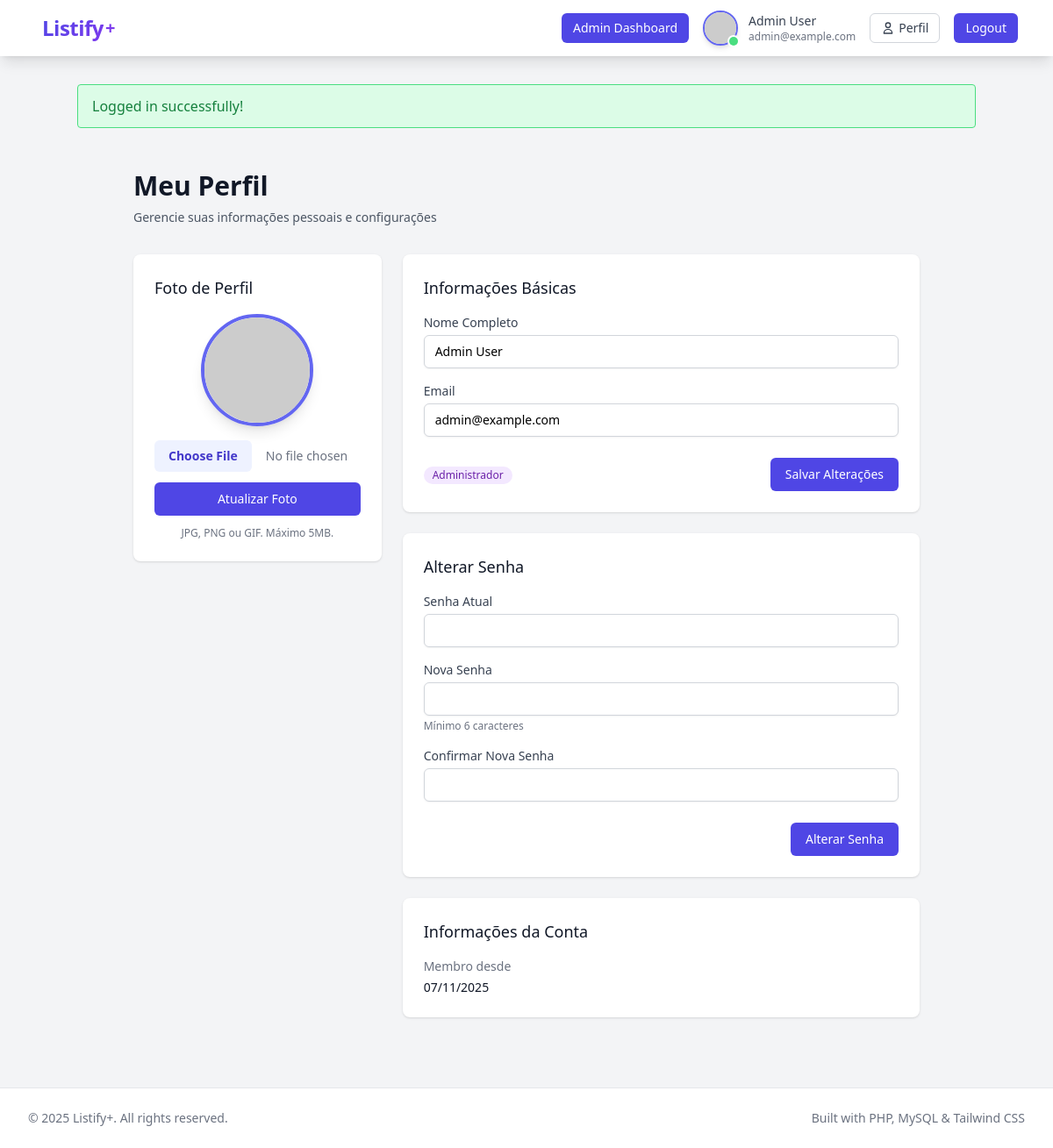
The app's page /profile.php (signed in) with its own data.
### tables this page shows
CREATE TABLE IF NOT EXISTS users (
    id INT AUTO_INCREMENT PRIMARY KEY,
    email VARCHAR(100) UNIQUE NOT NULL,
    password VARCHAR(255) NOT NULL,
    full_name VARCHAR(200) NOT NULL,
    profile_image VARCHAR(100) NULL,
    is_admin TINYINT(1) DEFAULT 0 NOT NULL,
    created_at TIMESTAMP DEFAULT CURRENT_TIMESTAMP,
    last_login TIMESTAMP NULL,
    INDEX idx_email (email),
    INDEX idx_is_admin (is_admin)
);

### config/config.php (called while the page is built, shortened)
<?php
function getFlash() {
    if (isset($_SESSION['flash'])) {
        $flash = $_SESSION['flash'];
        return $flash;
    }
    return null;
}
function isLoggedIn() {
    return isset($_SESSION['user_id']);
}
function isAdmin() {
    return isset($_SESSION['is_admin']) && $_SESSION['is_admin'] == 1;
}
function escape($string) {
    return htmlspecialchars($string, ENT_QUOTES, 'UTF-8');
}
function getGravatarUrl($email, $size = 200) {
    $hash = md5(strtolower(trim($email)));
    return "https://www.gravatar.com/avatar/{$hash}?d=mp&s={$size}";
}
function getUserAvatar($profile_image, $email) {
    return getGravatarUrl($email);
}

### models/User.php (called while the page is built, shortened)
<?php
class User {
    private $conn;
    private $table_name = "users";
    public function __construct($db) {
        $this->conn = $db;
    }
    public function getById($id) {
        $query = "SELECT id, email, full_name, profile_image, is_admin, created_at, last_login
                  FROM " . $this->table_name . "
                  WHERE id = :id
                  LIMIT 1";
        $stmt = $this->conn->prepare($query);
        $stmt->bindParam(":id", $id);
        $stmt->execute();
        $row = $stmt->fetch(PDO::FETCH_ASSOC);
        if ($row) {
            $this->email = $row['email'];
            $this->full_name = $row['full_name'];
            $this->profile_image = $row['profile_image'];
            $this->is_admin = $row['is_admin'];
            $this->created_at = $row['created_at'];
            return true;
        }
        return false;
    }
}

### profile.php (the view, shortened to what this page needs)
<?php
require_once 'config/config.php';
require_once 'models/User.php';
$database = new Database();
$db = $database->getConnection();
$user = new User($db);
$user->getById($_SESSION['user_id']);
include 'includes/header.php';
?>
<div class="container mx-auto px-4 py-8">
    <div class="max-w-4xl mx-auto">
        <div class="mb-8">
            <h1 class="text-3xl font-bold text-gray-900">Meu Perfil</h1>
            <p class="mt-2 text-sm text-gray-600">Gerencie suas informações pessoais e configurações</p>
        </div>
        <div class="grid grid-cols-1 gap-6 lg:grid-cols-3">
            <div class="lg:col-span-1">
                <div class="bg-white shadow rounded-lg p-6">
                    <h2 class="text-lg font-medium text-gray-900 mb-4">Foto de Perfil</h2>
                    <div class="flex flex-col items-center">
                        <img src="<?php echo getUserAvatar($user->profile_image, $user->email); ?>"
                             alt="<?php echo escape($user->full_name); ?>"
                             class="h-32 w-32 rounded-full object-cover border-4 border-indigo-500 shadow-lg mb-4">
                        <form method="POST" enctype="multipart/form-data" class="w-full">
                            <input type="file" name="profile_image" accept="image/*"
                                   class="block w-full text-sm text-gray-500 file:mr-4 file:py-2 file:px-4 file:rounded-md file:border-0 file:text-sm file:font-semibold file:bg-indigo-50 file:text-indigo-700 hover:file:bg-indigo-100 mb-3">
                            <button type="submit"
                                    class="w-full inline-flex justify-center items-center px-4 py-2 border border-transparent text-sm font-medium rounded-md text-white bg-indigo-600 hover:bg-indigo-700">
                                Atualizar Foto
                            </button>
                        </form>
                        <p class="text-xs text-gray-500 mt-3 text-center">
                            JPG, PNG ou GIF. Máximo 5MB.
                        </p>
                    </div>
                </div>
            </div>
            <div class="lg:col-span-2 space-y-6">
                <div class="bg-white shadow rounded-lg p-6">
                    <h2 class="text-lg font-medium text-gray-900 mb-4">Informações Básicas</h2>
                    <form method="POST" class="space-y-4">
                        <div>
                            <label for="full_name" class="block text-sm font-medium text-gray-700">Nome Completo</label>
                            <input type="text" name="full_name" id="full_name" required
                                   value="<?php echo escape($user->full_name); ?>"
                                   class="mt-1 block w-full px-3 py-2 border border-gray-300 rounded-md shadow-sm focus:outline-none focus:ring-indigo-500 focus:border-indigo-500 sm:text-sm">
                        </div>
                        <div>
                            <label for="email" class="block text-sm font-medium text-gray-700">Email</label>
                            <input type="email" name="email" id="email" required
                                   value="<?php echo escape($user->email); ?>"
                                   class="mt-1 block w-full px-3 py-2 border border-gray-300 rounded-md shadow-sm focus:outline-none focus:ring-indigo-500 focus:border-indigo-500 sm:text-sm">
                        </div>
                        <div class="flex items-center justify-between pt-2">
                            <div class="text-sm text-gray-500">
                                <?php if ($user->is_admin): ?>
                                    <span class="inline-flex items-center px-2.5 py-0.5 rounded-full text-xs font-medium bg-purple-100 text-purple-800">
                                        Administrador
                                    </span>
                                <?php else: ?>
                                    <span class="inline-flex items-center px-2.5 py-0.5 rounded-full text-xs font-medium bg-gray-100 text-gray-800">
                                        Usuário
                                    </span>
                                <?php endif; ?>
                            </div>
                            <button type="submit"
                                    class="inline-flex items-center px-4 py-2 border border-transparent text-sm font-medium rounded-md text-white bg-indigo-600 hover:bg-indigo-700">
                                Salvar Alterações
                            </button>
                        </div>
                    </form>
                </div>
                <div class="bg-white shadow rounded-lg p-6">
                    <h2 class="text-lg font-medium text-gray-900 mb-4">Alterar Senha</h2>
                    <form method="POST" class="space-y-4">
                        <div>
                            <label for="current_password" class="block text-sm font-medium text-gray-700">Senha Atual</label>
                            <input type="password" name="current_password" id="current_password" required
                                   class="mt-1 block w-full px-3 py-2 border border-gray-300 rounded-md shadow-sm focus:outline-none focus:ring-indigo-500 focus:border-indigo-500 sm:text-sm">
                        </div>
                        <div>
                            <label for="new_password" class="block text-sm font-medium text-gray-700">Nova Senha</label>
                            <input type="password" name="new_password" id="new_password" required
                                   class="mt-1 block w-full px-3 py-2 border border-gray-300 rounded-md shadow-sm focus:outline-none focus:ring-indigo-500 focus:border-indigo-500 sm:text-sm">
                            <p class="mt-1 text-xs text-gray-500">Mínimo 6 caracteres</p>
                        </div>
                        <div>
                            <label for="confirm_password" class="block text-sm font-medium text-gray-700">Confirmar Nova Senha</label>
                            <input type="password" name="confirm_password" id="confirm_password" required
                                   class="mt-1 block w-full px-3 py-2 border border-gray-300 rounded-md shadow-sm focus:outline-none focus:ring-indigo-500 focus:border-indigo-500 sm:text-sm">
                        </div>
                        <div class="flex justify-end pt-2">
                            <button type="submit"
                                    class="inline-flex items-center px-4 py-2 border border-transparent text-sm font-medium rounded-md text-white bg-indigo-600 hover:bg-indigo-700">
                                Alterar Senha
                            </button>
                        </div>
                    </form>
                </div>
                <div class="bg-white shadow rounded-lg p-6">
                    <h2 class="text-lg font-medium text-gray-900 mb-4">Informações da Conta</h2>
                    <dl class="space-y-3">
                        <div>
                            <dt class="text-sm font-medium text-gray-500">Membro desde</dt>
                            <dd class="mt-1 text-sm text-gray-900">
                                <?php echo date('d/m/Y', strtotime($user->created_at)); ?>
                            </dd>
                        </div>
                    </dl>
                </div>
            </div>
        </div>
    </div>
</div>
<?php include 'includes/footer.php'; ?>

### includes/header.php (shortened to what this page needs)
<!DOCTYPE html>
<html lang="en">
<head>
    <script src="https://cdn.tailwindcss.com"></script>
</head>
<body class="bg-gray-100 min-h-screen">
    <nav class="bg-white shadow-lg">
        <div class="max-w-6xl mx-auto px-4">
            <div class="flex justify-between">
                <div class="flex space-x-7">
                    <div>
                        <a href="<?php echo BASE_URL; ?>/index.php" class="flex items-center py-4 px-2">
                            <span class="logo-text text-2xl">Listify</span><span class="logo-plus text-xl ml-0.5">+</span>
                        </a>
                    </div>
                </div>
                <div class="flex items-center space-x-4">
                    <?php if (isLoggedIn()): ?>
                        <?php if (isAdmin()): ?>
                        <a href="<?php echo BASE_URL; ?>/admin/dashboard.php"
                           class="inline-flex items-center px-3 py-1.5 border border-transparent text-sm font-medium rounded-md text-white bg-indigo-600 hover:bg-indigo-700 focus:outline-none focus:ring-2 focus:ring-offset-2 focus:ring-indigo-500">
                            Admin Dashboard
                        </a>
                        <?php endif; ?>
                        <div class="flex items-center space-x-4">
                            <a href="<?php echo BASE_URL; ?>/profile.php" class="flex items-center space-x-3 hover:opacity-80 transition-opacity">
                                <div class="relative">
                                    <img src="<?php echo getUserAvatar($_SESSION['user_image'] ?? null, $_SESSION['user_email']); ?>"
                                         alt="<?php echo escape($_SESSION['user_name']); ?>"
                                         class="h-10 w-10 rounded-full object-cover border-2 border-indigo-500 shadow-md hover:border-indigo-600 transition-all">
                                    <span class="absolute bottom-0 right-0 block h-2.5 w-2.5 rounded-full bg-green-400 ring-2 ring-white"></span>
                                </div>
                                <div class="hidden md:block">
                                    <div class="text-sm font-medium text-gray-700"><?php echo escape($_SESSION['user_name']); ?></div>
                                    <div class="text-xs text-gray-500"><?php echo escape($_SESSION['user_email']); ?></div>
                                </div>
                            </a>
                            <a href="<?php echo BASE_URL; ?>/profile.php"
                               class="inline-flex items-center px-3 py-1.5 border border-gray-300 text-sm font-medium rounded-md text-gray-700 bg-white hover:bg-gray-50 focus:outline-none focus:ring-2 focus:ring-offset-2 focus:ring-indigo-500">
                                <svg class="w-4 h-4 mr-1" fill="none" stroke="currentColor" viewBox="0 0 24 24">
                                    <path stroke-linecap="round" stroke-linejoin="round" stroke-width="2" d="M16 7a4 4 0 11-8 0 4 4 0 018 0zM12 14a7 7 0 00-7 7h14a7 7 0 00-7-7z"></path>
                                </svg>
                                Perfil
                            </a>
                            <a href="<?php echo BASE_URL; ?>/auth/logout.php"
                               class="inline-flex items-center px-3 py-1.5 border border-transparent text-sm font-medium rounded-md text-white bg-indigo-600 hover:bg-indigo-700 focus:outline-none focus:ring-2 focus:ring-offset-2 focus:ring-indigo-500">
                                Logout
                            </a>
                        </div>
                    <?php endif; ?>
                </div>
            </div>
        </div>
    </nav>
    <div class="container mx-auto mt-8">
        <?php
        $flash = getFlash();
        if ($flash):
        ?>
            <div class="mb-4 px-4 py-3 rounded relative max-w-7xl mx-auto
                <?php echo $flash['type'] == 'error' ? 'bg-red-100 border border-red-400 text-red-700' : 'bg-green-100 border border-green-400 text-green-700'; ?>">
                <?php echo escape($flash['message']); ?>
            </div>
        <?php endif; ?>

### includes/footer.php
    </div>
    <footer class="bg-white mt-12 border-t border-gray-200">
        <div class="max-w-7xl mx-auto py-6 px-4 sm:px-6 lg:px-8">
            <div class="flex justify-between items-center">
                <div class="text-gray-500 text-sm">
                    &copy; <?php echo date('Y'); ?> Listify+. All rights reserved.
                </div>
                <div class="text-gray-500 text-sm">
                    Built with PHP, MySQL & Tailwind CSS
                </div>
            </div>
        </div>
    </footer>
</body>
</html>

### includes/header.php (style rules this page uses)
.logo-text { background: linear-gradient(135deg, #4F46E5 0%, #7C3AED 100%); background-clip: text; -webkit-background-clip: text; color: transparent; -webkit-text-fill-color: transparent; font-weight: 700; letter-spacing: -0.5px; }
.logo-plus { color: #7C3AED; font-weight: 700; }

### records on screen
users: full_name "Admin User", email "admin@example.com", created_at "07/11/2025"

### other values on screen
$_SESSION['user_name'] "Admin User"
$_SESSION['user_email'] "admin@example.com"
$flash['message'] "Logged in successfully!"
